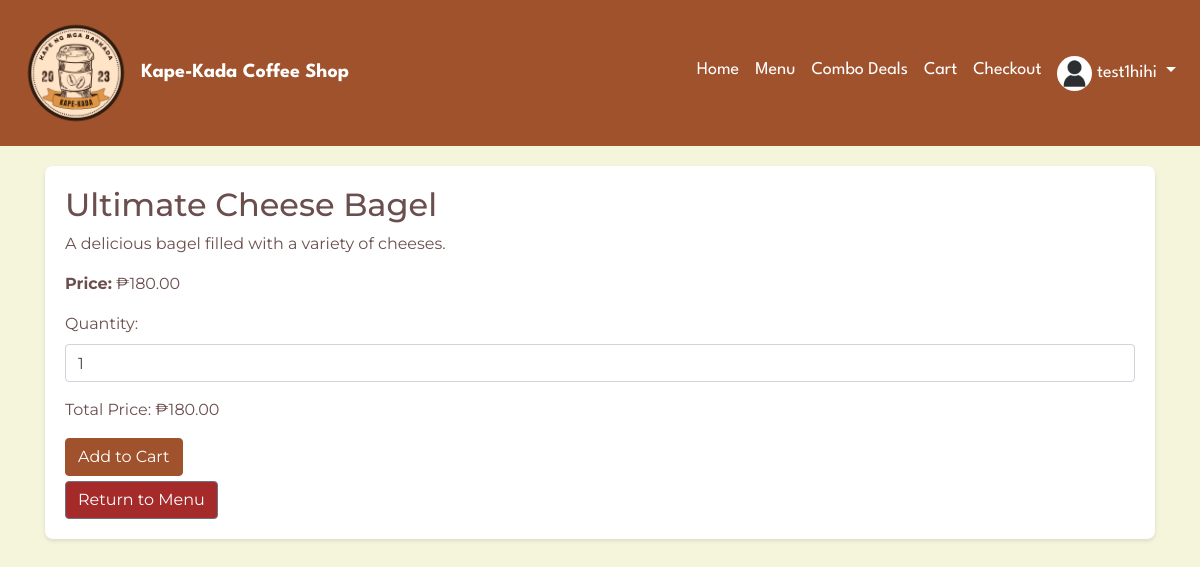
Screenshot of /item_detail.php?id=1 (signed in) with the database file from the repository.
### tables this page shows
CREATE TABLE `users` (
  `user_id` int NOT NULL,
  `fullname` varchar(255) NOT NULL,
  `email` varchar(330) NOT NULL,
  `phoneNumber` varchar(255) NOT NULL,
  `birthday` date NOT NULL,
  `password` varchar(255) NOT NULL,
  `role` varchar(255) NOT NULL,
  `wallet` decimal(10,2) DEFAULT '0.00',
  `address` varchar(255) DEFAULT NULL,
  `picture` varchar(255) DEFAULT NULL,
  `login_attempts` int DEFAULT NULL,
  `ban_time` int DEFAULT NULL
);

CREATE TABLE `menu_items` (
  `menu_item_id` int NOT NULL,
  `name` varchar(100) NOT NULL,
  `category` varchar(50) NOT NULL,
  `price` decimal(10,2) NOT NULL,
  `description` text,
  `stock_quantity` int NOT NULL,
  `image` varchar(60) DEFAULT NULL
);

### item_detail.php (the view, shortened to what this page needs)
<?php
include 'navbar.php';
include 'db_connection.php';
$itemId = $_GET['id'] ?? '';
$sql = "SELECT * FROM menu_items WHERE menu_item_id = '$itemId'";
$result = mysqli_query($conn, $sql);
$item = mysqli_fetch_assoc($result);
?>
<!DOCTYPE html>
<html lang="en">
<head>
    <link rel="stylesheet" href="https://stackpath.bootstrapcdn.com/bootstrap/4.5.2/css/bootstrap.min.css">
    <link rel="stylesheet" href="https://use.fontawesome.com/releases/v5.15.1/css/all.css">
</head>
<body>
<div class="container">
    <div class="white-container">
        <?php if ($item): ?>
            <h2><?php echo $item['name']; ?></h2>
            <p><?php echo $item['description']; ?></p>
            <p><strong>Price:</strong> ₱<span id="itemPrice"><?php echo $item['price']; ?></span></p>
            <form id="addToCartForm" method="post" action="add_to_cart.php">
                <div class="form-group">
                    <label for="quantity">Quantity:</label>
                    <input type="number" id="quantity" name="quantity" class="form-control" min="1" value="1" onchange="updateTotalPrice()">
                </div>
                <p id="totalPrice"></p>
                <button type="submit" class="btn btn-primary">Add to Cart</button>
            </form>
            <a href="menu.php" class="btn btn-secondary">Return to Menu</a>
        <?php else: ?>
            <p>Item not found.</p>
        <?php endif; ?>
    </div>
</div>
</body>
</html>

### navbar.php (shortened to what this page needs)
<?php
include 'db_connection.php';
$userData = null;
if (isset($_SESSION['email'])) {
    $userEmail = $_SESSION['email'];
    $userQuery = "SELECT fullname, picture FROM users WHERE email = ?";
    $stmt = $conn->prepare($userQuery);
    $stmt->bind_param("s", $userEmail);
    $stmt->execute();
    $result = $stmt->get_result();
    $userData = $result->fetch_assoc();
}
?>
<!DOCTYPE html>
<html lang="en">
<head>
    <link rel="stylesheet" href="https://stackpath.bootstrapcdn.com/bootstrap/4.5.2/css/bootstrap.min.css">
</head>
<body>
<nav class="navbar navbar-expand-lg fixed-top">
    <a class="navbar-brand" href="index.php">
        <img src="logo.png" alt="Kape-Kada Coffee Shop" style="width: 120px; height: auto;"> Kape-Kada Coffee Shop
    </a>
    <div class="collapse navbar-collapse" id="navbarNav">
        <ul class="navbar-nav ml-auto">
            <li class="nav-item active">
                <a class="nav-link" href="index.php">Home <span class="sr-only">(current)</span></a>
            </li>
            <li class="nav-item">
                <a class="nav-link" href="menu.php">Menu</a>
            </li>
            <li class="nav-item">
                <a class="nav-link" href="combos.php">Combo Deals</a>
            </li>
            <li class="nav-item">
                <a class="nav-link" href="cart.php">Cart</a>
            </li>
            <li class="nav-item">
                <a class="nav-link" href="checkout.php">Checkout</a>
            </li>
            <?php if ($userData): ?>
                <li class="nav-item dropdown">
                    <a class="nav-link dropdown-toggle" href="#" id="navbarDropdown" role="button" data-toggle="dropdown" aria-haspopup="true" aria-expanded="false">
                        <?php if ($userData['picture']): ?>
                            <img src="<?php echo $userData['picture']; ?>" alt="Profile Picture" style="width: 35px; height: 35px; border-radius: 50%;">
                        <?php endif; ?>
                        <?php echo $userData['fullname']; ?>
                    </a>
                </li>
            <?php endif; ?>
        </ul>
    </div>
</nav>
</body>
</html>

### navbar.php (style rules this page uses)
body { padding-top: 46px; color: #FFFFFF; }
.navbar { background-color: #A0522D; transition: background-color 0.5s ease; }
.navbar-brand { color: #FFFFFF; font-family: 'League Spartan', sans-serif; font-weight: bold; transition: transform 0.5s ease, color 0.3s ease; }
.navbar-brand img { transition: transform 0.5s ease; }
.nav-link { color: #FFFFFF !important; transition: color 0.3s ease; }
.nav-link { font-family: 'League Spartan', sans-serif; color: #FFFFFF !important; transition: color 0.3s ease; font-size: 18px; }
.nav-link, .dropdown-item { font-family: 'League Spartan', sans-serif; font-size: 18px; color: solid black !important; transition: color 0.3s ease; }

### item_detail.php (style rules this page uses)
body { background-color: #F5F5DC; color: #6B4F4E; font-family: 'Montserrat', sans-serif; }
.navbar { font-family: 'Merriweather', serif; }
.container { margin-top: 120px; }
.white-container { background-color: #ffffff; padding: 20px; border-radius: 8px; box-shadow: 0 2px 4px rgba(0,0,0,0.1); }
.btn-primary { background-color: #A0522D; border-color: #A0522D; margin-bottom: 5px; }
.btn-secondary { background-color: #A52A2A; color: #FFFFFF; }

### rows the page displays
users: picture (placeholder picture), fullname "test1hihi"
menu_items: name "Ultimate Cheese Bagel", description "A delicious bagel filled with a variety of cheeses.", price "180.00"
